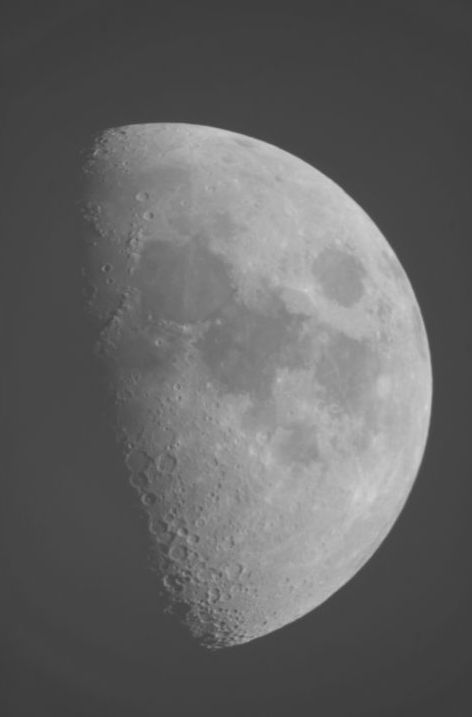
#> input picture assignment2/moon.jpg, 472 x 717 px
$ python hist_equalization.py
#> lines starting #> are read from the running program, lines starting #| are printed output that depends on the picture
#> further down, img is the input picture: shape (717, 472, 3); min 59, max 212, mean 99.1
# -*- coding: utf-8 -*-
"""
Created on Thur May 20 01:49:32 2021

@author: manavmehta
"""

import cv2
import matplotlib.pyplot as plt
import numpy as np

def get_PDF_CDF(img):
    img_x = img.shape[0]
#> img_x = 717
    img_y = img.shape[1]
#> img_y = 472
    freq = [0]*(256)
    for row in img:
        for pixel in row:
            freq[int(pixel)] = freq[int(pixel)] + 1
#> after the loop, freq = 256 values, max 30782 at index 70, min 0 at index 0, mean 1322

    pdf = (np.array(freq))/(img_x*img_y) #divide by total number of pixels
#> pdf = 256 values, max 0.091 at index 70, min 0 at index 0, mean 0.00391

    # first element as it is
    cdf = [pdf[0]]
#> cdf = [0]
    for i in range(1 , len(pdf)):
        cdf.append(cdf[i-1] + pdf[i])
#> after the loop, cdf = 256 values from 0 to 1

    cdf = np.array(cdf)

    plt.plot(pdf)
    plt.plot(cdf)
    plt.show()# plotting the pdf & cdf for corresponding color
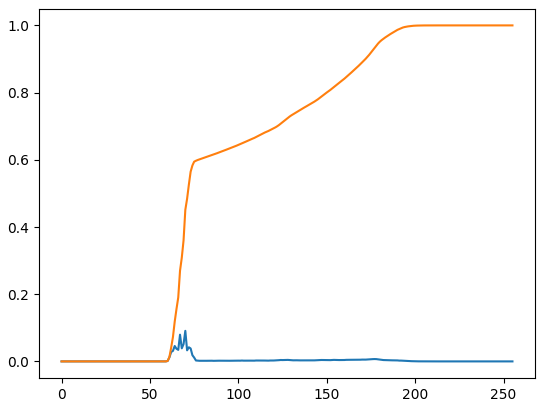
#> figure drawn by matplotlib, 1 panel; curve peaks at x = 70, y = 0.091; curve peaks at x = 212, y = 1

    return pdf,cdf


def equalize(img):

    eq_img = np.zeros(img.shape)
    pdf,cdf = get_PDF_CDF(img)
#> cdf = 256 values from 0 to 1
#> img: shape (717, 472)

    # get the equalized (L-1)*cdf column
    # print("Shape = ", img.shape)
    for i in range(img.shape[0]):
        for j in range(img.shape[1]):
            eq_img[i][j] = 255 * (cdf[img[i][j]])
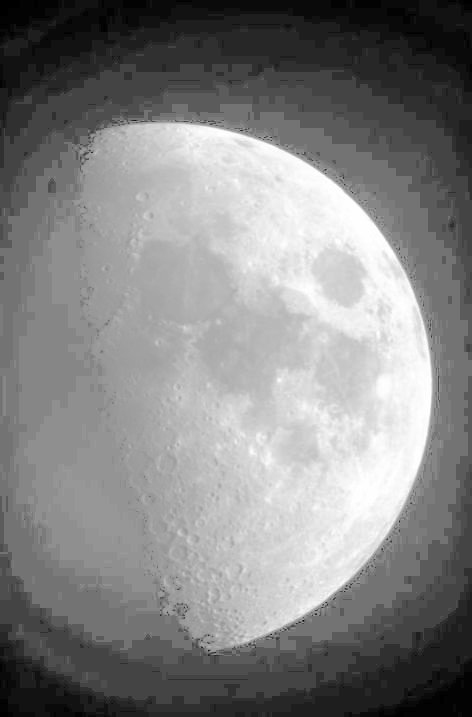
#> eq_img: shape (717, 472) float64; min 0.0181, max 255, mean 131.5
    get_PDF_CDF(eq_img)
#> after the loop in get_PDF_CDF (call 2), `for row in img:`: freq = 256 values, max 30782 at index 115, min 0 at index 1, mean 1322
#> in get_PDF_CDF (call 2), `pdf = (np.array(freq))/(img_x*img_y)`: pdf = 256 values, max 0.091 at index 115, min 0 at index 1, mean 0.00391
#> in get_PDF_CDF (call 2), `cdf = [pdf[0]]`: cdf = [0.00135]
#> after the loop in get_PDF_CDF (call 2), `for i in range(1 , len(pdf)):`: cdf = 256 values from 0.00135 to 1
#> in get_PDF_CDF (call 2), `plt.show()# plotting the pdf & cdf for corresponding color`:
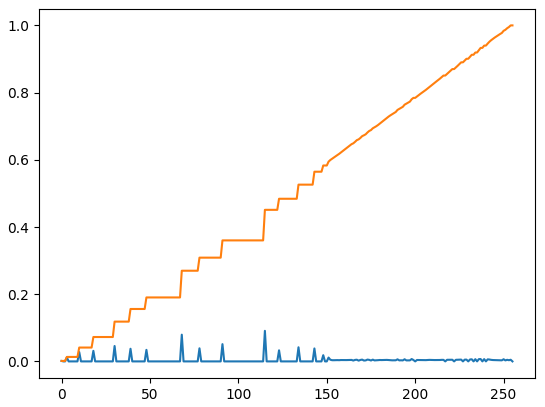
#> figure drawn by matplotlib, 1 panel; curve peaks at x = 115, y = 0.091; curve peaks at x = 255, y = 1
    return eq_img


filename = "moon.jpg"
# filename = "city.jpg"
img = cv2.imread(filename)

# print("Shape = ", img.shape) # (194, 259, 3)

# Separate out RGB channels -> equalize and unite them back
processed_img = np.array([equalize(img[:,:,0]) , equalize(img[:,:,1]) , equalize(img[:,:,2])])
#> in equalize (call 2), `eq_img = np.zeros(img.shape)`: eq_img: shape (717, 472) float64; every value is 0
# This gives appended rows so need to transpose

final = np.zeros(img.shape)

# reshaping -> taking the transpose to get the needed np shape for writing
for i in range(img.shape[0]):
    for j in range(img.shape[1]):
        final[i][j][0] = processed_img[0][i][j]
        final[i][j][1] = processed_img[1][i][j]
        final[i][j][2] = processed_img[2][i][j]

cv2.imwrite('enhanced_'+filename , final)

$ run again, with assignment2/enhanced_city.jpg copied over assignment2/moon.jpg
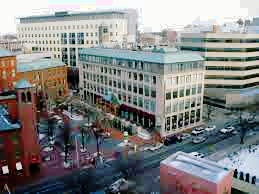
#> input picture assignment2/enhanced_city.jpg, 259 x 194 px
#> img is the input picture: shape (194, 259, 3); mean B, G, R 129.4, 129.4, 129.3
#> after the loop in get_PDF_CDF, `for row in img:`: freq = 256 values, max 2718 at index 249, min 30 at index 244, mean 196.3
#> in get_PDF_CDF, `pdf = (np.array(freq))/(img_x*img_y)`: pdf = 256 values, max 0.0541 at index 249, min 0.000597 at index 244, mean 0.00391
#> in get_PDF_CDF, `cdf = [pdf[0]]`: cdf = [0.00929]
#> after the loop in get_PDF_CDF, `for i in range(1 , len(pdf)):`: cdf = 256 values from 0.00929 to 1
#> in get_PDF_CDF, `plt.show()# plotting the pdf & cdf for corresponding color`:
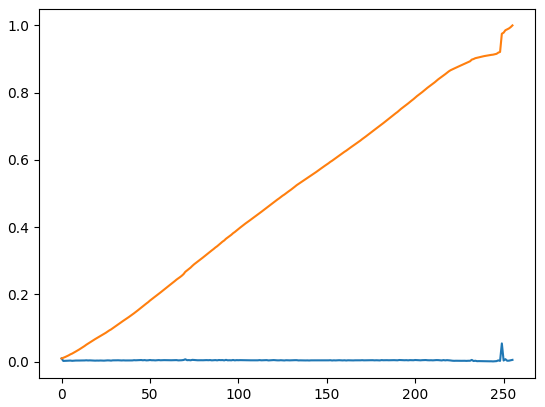
#> figure drawn by matplotlib, 1 panel; curve peaks at x = 249, y = 0.0541; curve peaks at x = 255, y = 1
#> img: shape (194, 259)
#> in equalize (call 3), `pdf,cdf = get_PDF_CDF(img)`: pdf = 256 values, max 0.0586 at index 251, min 0.000418 at index 245, mean 0.00391; cdf = 256 values from 0.0106 to 1
#> in equalize (call 3), `pdf,cdf = get_PDF_CDF(img)`:
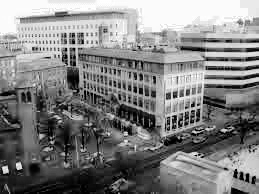
#> img: shape (194, 259); min 0, max 255, mean 129.3
